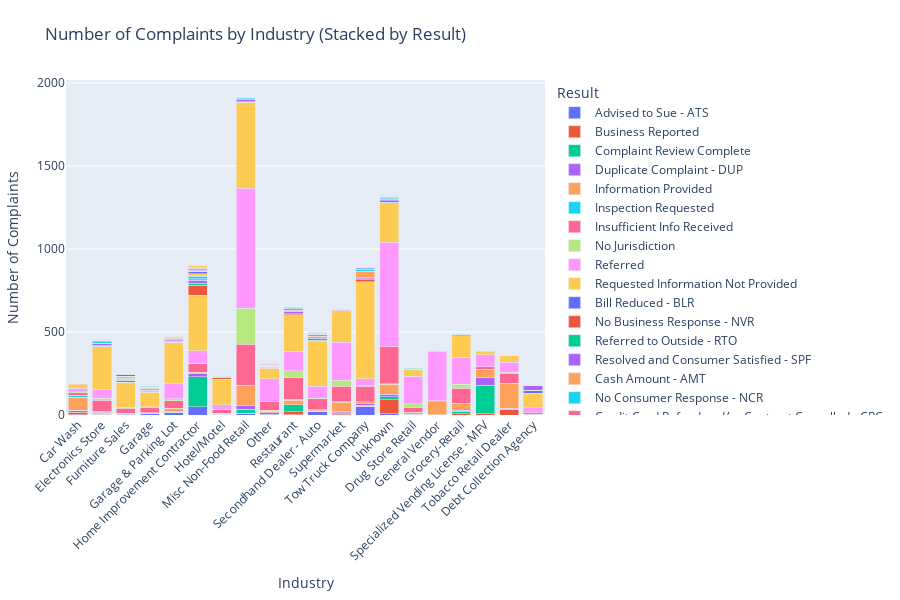

Notebook code for this chart:
### Code cell
df = pd.read_csv('/Users/carinayan/Downloads/dcwp_complaints_project/data/cleaned_consumer_complaints.csv')

# Group by Business Category and Result, and count the number of complaints in each group
grouped = df.groupby(['Business Category', 'Result']).size().reset_index(name='Count')

# Select the top 20 industries with the highest total complaint counts (optional filtering step)
top_industries = (
    grouped.groupby('Business Category')['Count']
    .sum()
    .sort_values(ascending=False)
    .head(20)
    .index
)
# Keep only rows where the Business Category is in the top 20
grouped = grouped[grouped['Business Category'].isin(top_industries)]

# Create a stacked bar chart with Business Category on the x-axis, complaint count on y-axis,
# and colors representing different resolution results
fig = px.bar(
    grouped,
    x='Business Category',
    y='Count',
    color='Result',
    title='Number of Complaints by Industry (Stacked by Result)',
    labels={'Count': 'Number of Complaints', 'Business Category': 'Industry'},
    barmode='stack',  # Stacked bar chart mode
    height=600
)

fig.update_layout(
    xaxis_tickangle=-45,
    xaxis_title='Industry',
    yaxis_title='Number of Complaints',
    legend_title='Result',
    margin=dict(l=50, r=50, t=80, b=150)
)
fig.show()

### Figure 1 — Plotly figure (JSON) as saved in the notebook; plotly's stock layout.template omitted (floating-point values rounded to 4 significant figures)
{"data": [{"hovertemplate": "Result=Advised to Sue - ATS<br>Industry=%{x}<br>Number of Complaints=%{y}<extra></extra>", "legendgroup": "Advised to Sue - ATS", "marker": {"color": "#636efa", "pattern": {"shape": ""}}, "name": "Advised to Sue - ATS", "orientation": "v", "showlegend": true, "textposition": "auto", "type": "bar", "x": ["Car Wash", "Electronics Store", "Furniture Sales", "Garage", "Garage & Parking Lot", "Home Improvement Contractor", "Hotel/Motel", "Misc Non-Food Retail", "Other", "Restaurant", "Secondhand Dealer - Auto", "Supermarket", "Tow Truck Company", "Unknown"], "xaxis": "x", "y": [3, 3, 5, 9, 14, 50, 4, 8, 5, 2, 22, 2, 51, 9], "yaxis": "y"}, {"hovertemplate": "Result=Business Reported<br>Industry=%{x}<br>Number of Complaints=%{y}<extra></extra>", "legendgroup": "Business Reported", "marker": {"color": "#EF553B", "pattern": {"shape": ""}}, "name": "Business Reported", "orientation": "v", "showlegend": true, "textposition": "auto", "type": "bar", "x": ["Car Wash", "Drug Store Retail", "Electronics Store", "Garage", "General Vendor", "Grocery-Retail", "Home Improvement Contractor", "Misc Non-Food Retail", "Other", "Restaurant", "Secondhand Dealer - Auto", "Specialized Vending License - MFV", "Supermarket", "Tobacco Retail Dealer", "Tow Truck Company", "Unknown"], "xaxis": "x", "y": [13, 1, 3, 2, 1, 8, 1, 2, 12, 18, 2, 9, 6, 34, 3, 82], "yaxis": "y"}, {"hovertemplate": "Result=Complaint Review Complete<br>Industry=%{x}<br>Number of Complaints=%{y}<extra></extra>", "legendgroup": "Complaint Review Complete", "marker": {"color": "#00cc96", "pattern": {"shape": ""}}, "name": "Complaint Review Complete", "orientation": "v", "showlegend": true, "textposition": "auto", "type": "bar", "x": ["Car Wash", "Debt Collection Agency", "Drug Store Retail", "Electronics Store", "Furniture Sales", "Garage & Parking Lot", "General Vendor", "Grocery-Retail", "Home Improvement Contractor", "Hotel/Motel", "Misc Non-Food Retail", "Other", "Restaurant", "Secondhand Dealer - Auto", "Specialized Vending License - MFV", "Supermarket", "Tobacco Retail Dealer", "Tow Truck Company", "Unknown"], "xaxis": "x", "y": [12, 1, 2, 4, 2, 3, 2, 15, 179, 1, 25, 3, 42, 1, 169, 5, 3, 5, 20], "yaxis": "y"}, {"hovertemplate": "Result=Duplicate Complaint - DUP<br>Industry=%{x}<br>Number of Complaints=%{y}<extra></extra>", "legendgroup": "Duplicate Complaint - DUP", "marker": {"color": "#ab63fa", "pattern": {"shape": ""}}, "name": "Duplicate Complaint - DUP", "orientation": "v", "showlegend": true, "textposition": "auto", "type": "bar", "x": ["Car Wash", "Debt Collection Agency", "Drug Store Retail", "Electronics Store", "Furniture Sales", "Garage", "Garage & Parking Lot", "Grocery-Retail", "Home Improvement Contractor", "Hotel/Motel", "Misc Non-Food Retail", "Other", "Restaurant", "Secondhand Dealer - Auto", "Specialized Vending License - MFV", "Supermarket", "Tobacco Retail Dealer", "Tow Truck Company", "Unknown"], "xaxis": "x", "y": [1, 2, 2, 8, 3, 1, 5, 5, 21, 3, 23, 2, 1, 2, 45, 7, 5, 13, 14], "yaxis": "y"}, {"hovertemplate": "Result=Information Provided<br>Industry=%{x}<br>Number of Complaints=%{y}<extra></extra>", "legendgroup": "Information Provided", "marker": {"color": "#FFA15A", "pattern": {"shape": ""}}, "name": "Information Provided", "orientation": "v", "showlegend": true, "textposition": "auto", "type": "bar", "x": ["Car Wash", "Debt Collection Agency", "Drug Store Retail", "Electronics Store", "Furniture Sales", "Garage", "Garage & Parking Lot", "General Vendor", "Grocery-Retail", "Home Improvement Contractor", "Hotel/Motel", "Misc Non-Food Retail", "Other", "Restaurant", "Secondhand Dealer - Auto", "Specialized Vending License - MFV", "Supermarket", "Tobacco Retail Dealer", "Tow Truck Company", "Unknown"], "xaxis": "x", "y": [77, 2, 13, 4, 2, 1, 19, 76, 39, 7, 4, 122, 7, 27, 5, 52, 58, 148, 8, 60], "yaxis": "y"}, {"hovertemplate": "Result=Inspection Requested<br>Industry=%{x}<br>Number of Complaints=%{y}<extra></extra>", "legendgroup": "Inspection Requested", "marker": {"color": "#19d3f3", "pattern": {"shape": ""}}, "name": "Inspection Requested", "orientation": "v", "showlegend": true, "textposition": "auto", "type": "bar", "x": ["Car Wash", "Grocery-Retail", "Restaurant", "Secondhand Dealer - Auto", "Supermarket", "Unknown"], "xaxis": "x", "y": [14, 3, 6, 1, 1, 2], "yaxis": "y"}, {"hovertemplate": "Result=Insufficient Info Received<br>Industry=%{x}<br>Number of Complaints=%{y}<extra></extra>", "legendgroup": "Insufficient Info Received", "marker": {"color": "#FF6692", "pattern": {"shape": ""}}, "name": "Insufficient Info Received", "orientation": "v", "showlegend": true, "textposition": "auto", "type": "bar", "x": ["Car Wash", "Debt Collection Agency", "Drug Store Retail", "Electronics Store", "Furniture Sales", "Garage", "Garage & Parking Lot", "General Vendor", "Grocery-Retail", "Home Improvement Contractor", "Hotel/Motel", "Misc Non-Food Retail", "Other", "Restaurant", "Secondhand Dealer - Auto", "Specialized Vending License - MFV", "Supermarket", "Tobacco Retail Dealer", "Tow Truck Company", "Unknown"], "xaxis": "x", "y": [15, 9, 30, 68, 28, 32, 45, 6, 92, 52, 19, 246, 53, 127, 65, 15, 93, 61, 93, 223], "yaxis": "y"}, {"hovertemplate": "Result=No Jurisdiction<br>Industry=%{x}<br>Number of Complaints=%{y}<extra></extra>", "legendgroup": "No Jurisdiction", "marker": {"color": "#B6E880", "pattern": {"shape": ""}}, "name": "No Jurisdiction", "orientation": "v", "showlegend": true, "textposition": "auto", "type": "bar", "x": ["Car Wash", "Debt Collection Agency", "Drug Store Retail", "Electronics Store", "Garage & Parking Lot", "Grocery-Retail", "Home Improvement Contractor", "Hotel/Motel", "Misc Non-Food Retail", "Restaurant", "Secondhand Dealer - Auto", "Specialized Vending License - MFV", "Supermarket", "Tobacco Retail Dealer", "Tow Truck Company", "Unknown"], "xaxis": "x", "y": [5, 1, 20, 10, 11, 22, 2, 4, 216, 43, 3, 1, 37, 8, 2, 2], "yaxis": "y"}, {"hovertemplate": "Result=Referred<br>Industry=%{x}<br>Number of Complaints=%{y}<extra></extra>", "legendgroup": "Referred", "marker": {"color": "#FF97FF", "pattern": {"shape": ""}}, "name": "Referred", "orientation": "v", "showlegend": true, "textposition": "auto", "type": "bar", "x": ["Car Wash", "Debt Collection Agency", "Drug Store Retail", "Electronics Store", "Furniture Sales", "Garage", "Garage & Parking Lot", "General Vendor", "Grocery-Retail", "Home Improvement Contractor", "Hotel/Motel", "Misc Non-Food Retail", "Other", "Restaurant", "Secondhand Dealer - Auto", "Specialized Vending License - MFV", "Supermarket", "Tobacco Retail Dealer", "Tow Truck Company", "Unknown"], "xaxis": "x", "y": [20, 30, 164, 54, 7, 6, 90, 295, 164, 75, 28, 725, 136, 118, 72, 71, 229, 58, 44, 628], "yaxis": "y"}, {"hovertemplate": "Result=Requested Information Not Provided<br>Industry=%{x}<br>Number of Complaints=%{y}<extra></extra>", "legendgroup": "Requested Information Not Provided", "marker": {"color": "#FECB52", "pattern": {"shape": ""}}, "name": "Requested Information Not Provided", "orientation": "v", "showlegend": true, "textposition": "auto", "type": "bar", "x": ["Car Wash", "Debt Collection Agency", "Drug Store Retail", "Electronics Store", "Furniture Sales", "Garage", "Garage & Parking Lot", "General Vendor", "Grocery-Retail", "Home Improvement Contractor", "Hotel/Motel", "Misc Non-Food Retail", "Other", "Restaurant", "Secondhand Dealer - Auto", "Specialized Vending License - MFV", "Supermarket", "Tobacco Retail Dealer", "Tow Truck Company", "Unknown"], "xaxis": "x", "y": [24, 87, 43, 256, 149, 86, 251, 6, 128, 332, 151, 517, 65, 221, 267, 21, 191, 41, 584, 238], "yaxis": "y"}, {"hovertemplate": "Result=Bill Reduced - BLR<br>Industry=%{x}<br>Number of Complaints=%{y}<extra></extra>", "legendgroup": "Bill Reduced - BLR", "marker": {"color": "#636efa", "pattern": {"shape": ""}}, "name": "Bill Reduced - BLR", "orientation": "v", "showlegend": true, "textposition": "auto", "type": "bar", "x": ["Debt Collection Agency", "Electronics Store", "Furniture Sales", "Garage & Parking Lot", "Home Improvement Contractor", "Other", "Tow Truck Company", "Unknown"], "xaxis": "x", "y": [14, 3, 2, 1, 1, 1, 1, 3], "yaxis": "y"}, {"hovertemplate": "Result=No Business Response - NVR<br>Industry=%{x}<br>Number of Complaints=%{y}<extra></extra>", "legendgroup": "No Business Response - NVR", "marker": {"color": "#EF553B", "pattern": {"shape": ""}}, "name": "No Business Response - NVR", "orientation": "v", "showlegend": true, "textposition": "auto", "type": "bar", "x": ["Debt Collection Agency", "Electronics Store", "Furniture Sales", "Garage", "Garage & Parking Lot", "Home Improvement Contractor", "Hotel/Motel", "Misc Non-Food Retail", "Other", "Restaurant", "Secondhand Dealer - Auto", "Supermarket", "Tow Truck Company", "Unknown"], "xaxis": "x", "y": [2, 7, 7, 5, 6, 61, 10, 3, 2, 5, 5, 3, 11, 10], "yaxis": "y"}, {"hovertemplate": "Result=Referred to Outside - RTO<br>Industry=%{x}<br>Number of Complaints=%{y}<extra></extra>", "legendgroup": "Referred to Outside - RTO", "marker": {"color": "#00cc96", "pattern": {"shape": ""}}, "name": "Referred to Outside - RTO", "orientation": "v", "showlegend": true, "textposition": "auto", "type": "bar", "x": ["Debt Collection Agency", "Furniture Sales", "Garage", "Garage & Parking Lot", "Grocery-Retail", "Home Improvement Contractor", "Hotel/Motel", "Misc Non-Food Retail", "Other", "Secondhand Dealer - Auto", "Tow Truck Company", "Unknown"], "xaxis": "x", "y": [1, 5, 4, 1, 1, 13, 1, 1, 1, 6, 7, 1], "yaxis": "y"}, {"hovertemplate": "Result=Resolved and Consumer Satisfied - SPF<br>Industry=%{x}<br>Number of Complaints=%{y}<extra></extra>", "legendgroup": "Resolved and Consumer Satisfied - SPF", "marker": {"color": "#ab63fa", "pattern": {"shape": ""}}, "name": "Resolved and Consumer Satisfied - SPF", "orientation": "v", "showlegend": true, "textposition": "auto", "type": "bar", "x": ["Debt Collection Agency", "Drug Store Retail", "Electronics Store", "Furniture Sales", "Garage", "Garage & Parking Lot", "Grocery-Retail", "Home Improvement Contractor", "Hotel/Motel", "Misc Non-Food Retail", "Other", "Restaurant", "Secondhand Dealer - Auto", "Supermarket", "Tow Truck Company", "Unknown"], "xaxis": "x", "y": [26, 2, 9, 5, 2, 7, 5, 17, 3, 11, 4, 16, 11, 3, 5, 8], "yaxis": "y"}, {"hovertemplate": "Result=Cash Amount - AMT<br>Industry=%{x}<br>Number of Complaints=%{y}<extra></extra>", "legendgroup": "Cash Amount - AMT", "marker": {"color": "#FFA15A", "pattern": {"shape": ""}}, "name": "Cash Amount - AMT", "orientation": "v", "showlegend": true, "textposition": "auto", "type": "bar", "x": ["Drug Store Retail", "Electronics Store", "Furniture Sales", "Garage", "Garage & Parking Lot", "Grocery-Retail", "Home Improvement Contractor", "Hotel/Motel", "Misc Non-Food Retail", "Other", "Restaurant", "Secondhand Dealer - Auto", "Supermarket", "Tow Truck Company", "Unknown"], "xaxis": "x", "y": [3, 4, 6, 12, 10, 1, 10, 1, 7, 2, 6, 13, 1, 40, 4], "yaxis": "y"}, {"hovertemplate": "Result=No Consumer Response - NCR<br>Industry=%{x}<br>Number of Complaints=%{y}<extra></extra>", "legendgroup": "No Consumer Response - NCR", "marker": {"color": "#19d3f3", "pattern": {"shape": ""}}, "name": "No Consumer Response - NCR", "orientation": "v", "showlegend": true, "textposition": "auto", "type": "bar", "x": ["Drug Store Retail", "Electronics Store", "Furniture Sales", "Garage", "Garage & Parking Lot", "Grocery-Retail", "Home Improvement Contractor", "Hotel/Motel", "Misc Non-Food Retail", "Other", "Restaurant", "Secondhand Dealer - Auto", "Supermarket", "Tow Truck Company", "Unknown"], "xaxis": "x", "y": [1, 9, 3, 4, 3, 2, 15, 4, 5, 2, 10, 11, 4, 12, 7], "yaxis": "y"}, {"hovertemplate": "Result=Credit Card Refund and/or Contract Cancelled - CRC<br>Industry=%{x}<br>Number of Complaints=%{y}<extra></extra>", "legendgroup": "Credit Card Refund and/or Contract Cancelled - CRC", "marker": {"color": "#FF6692", "pattern": {"shape": ""}}, "name": "Credit Card Refund and/or Contract Cancelled - CRC", "orientation": "v", "showlegend": true, "textposition": "auto", "type": "bar", "x": ["Electronics Store", "Furniture Sales", "Garage", "Garage & Parking Lot", "Grocery-Retail", "Home Improvement Contractor", "Hotel/Motel", "Misc Non-Food Retail", "Other", "Restaurant", "Secondhand Dealer - Auto", "Tow Truck Company", "Unknown"], "xaxis": "x", "y": [4, 5, 1, 1, 4, 2, 4, 2, 1, 7, 1, 1, 6], "yaxis": "y"}, {"hovertemplate": "Result=Goods Exchanged - GEX<br>Industry=%{x}<br>Number of Complaints=%{y}<extra></extra>", "legendgroup": "Goods Exchanged - GEX", "marker": {"color": "#B6E880", "pattern": {"shape": ""}}, "name": "Goods Exchanged - GEX", "orientation": "v", "showlegend": true, "textposition": "auto", "type": "bar", "x": ["Electronics Store", "Furniture Sales", "Other", "Secondhand Dealer - Auto"], "xaxis": "x", "y": [3, 3, 1, 1], "yaxis": "y"}, {"hovertemplate": "Result=Goods Received - GDR<br>Industry=%{x}<br>Number of Complaints=%{y}<extra></extra>", "legendgroup": "Goods Received - GDR", "marker": {"color": "#FF97FF", "pattern": {"shape": ""}}, "name": "Goods Received - GDR", "orientation": "v", "showlegend": true, "textposition": "auto", "type": "bar", "x": ["Electronics Store", "Misc Non-Food Retail", "Other"], "xaxis": "x", "y": [1, 1, 2], "yaxis": "y"}, {"hovertemplate": "Result=Goods Repaired - GRS<br>Industry=%{x}<br>Number of Complaints=%{y}<extra></extra>", "legendgroup": "Goods Repaired - GRS", "marker": {"color": "#FECB52", "pattern": {"shape": ""}}, "name": "Goods Repaired - GRS", "orientation": "v", "showlegend": true, "textposition": "auto", "type": "bar", "x": ["Electronics Store", "Furniture Sales", "Garage", "Garage & Parking Lot", "Home Improvement Contractor", "Other", "Secondhand Dealer - Auto"], "xaxis": "x", "y": [1, 1, 2, 3, 14, 2, 2], "yaxis": "y"}, {"hovertemplate": "Result=No Satisfactory Agreement - NSA<br>Industry=%{x}<br>Number of Complaints=%{y}<extra></extra>", "legendgroup": "No Satisfactory Agreement - NSA", "marker": {"color": "#636efa", "pattern": {"shape": ""}}, "name": "No Satisfactory Agreement - NSA", "orientation": "v", "showlegend": true, "textposition": "auto", "type": "bar", "x": ["Electronics Store", "Furniture Sales", "Garage", "Garage & Parking Lot", "Home Improvement Contractor", "Hotel/Motel", "Misc Non-Food Retail", "Other", "Secondhand Dealer - Auto", "Supermarket", "Tow Truck Company"], "xaxis": "x", "y": [3, 8, 1, 1, 14, 1, 1, 2, 3, 1, 7], "yaxis": "y"}, {"hovertemplate": "Result=Referred to Manufacturer - RMF<br>Industry=%{x}<br>Number of Complaints=%{y}<extra></extra>", "legendgroup": "Referred to Manufacturer - RMF", "marker": {"color": "#EF553B", "pattern": {"shape": ""}}, "name": "Referred to Manufacturer - RMF", "orientation": "v", "showlegend": true, "textposition": "auto", "type": "bar", "x": ["Electronics Store", "Home Improvement Contractor"], "xaxis": "x", "y": [1, 1], "yaxis": "y"}, {"hovertemplate": "Result=Store Credit - SCR<br>Industry=%{x}<br>Number of Complaints=%{y}<extra></extra>", "legendgroup": "Store Credit - SCR", "marker": {"color": "#00cc96", "pattern": {"shape": ""}}, "name": "Store Credit - SCR", "orientation": "v", "showlegend": true, "textposition": "auto", "type": "bar", "x": ["Electronics Store", "Furniture Sales", "Garage & Parking Lot", "Hotel/Motel", "Misc Non-Food Retail", "Other", "Restaurant", "Unknown"], "xaxis": "x", "y": [2, 4, 1, 1, 1, 1, 2, 1], "yaxis": "y"}, {"hovertemplate": "Result=Unable to Locate Business- ULV<br>Industry=%{x}<br>Number of Complaints=%{y}<extra></extra>", "legendgroup": "Unable to Locate Business- ULV", "marker": {"color": "#ab63fa", "pattern": {"shape": ""}}, "name": "Unable to Locate Business- ULV", "orientation": "v", "showlegend": true, "textposition": "auto", "type": "bar", "x": ["Furniture Sales", "Home Improvement Contractor", "Secondhand Dealer - Auto", "Unknown"], "xaxis": "x", "y": [1, 4, 1, 1], "yaxis": "y"}, {"hovertemplate": "Result=Consumer Took Action - CTA<br>Industry=%{x}<br>Number of Complaints=%{y}<extra></extra>", "legendgroup": "Consumer Took Action - CTA", "marker": {"color": "#FFA15A", "pattern": {"shape": ""}}, "name": "Consumer Took Action - CTA", "orientation": "v", "showlegend": true, "textposition": "auto", "type": "bar", "x": ["Garage", "Garage & Parking Lot", "Home Improvement Contractor", "Hotel/Motel", "Secondhand Dealer - Auto", "Tow Truck Company", "Unknown"], "xaxis": "x", "y": [2, 2, 10, 1, 3, 1, 2], "yaxis": "y"}, {"hovertemplate": "Result=Wrong Business and Null and Void - NUL<br>Industry=%{x}<br>Number of Complaints=%{y}<extra></extra>", "legendgroup": "Wrong Business and Null and Void - NUL", "marker": {"color": "#19d3f3", "pattern": {"shape": ""}}, "name": "Wrong Business and Null and Void - NUL", "orientation": "v", "showlegend": true, "textposition": "auto", "type": "bar", "x": ["Garage", "Garage & Parking Lot", "Home Improvement Contractor", "Tow Truck Company"], "xaxis": "x", "y": [3, 1, 1, 2], "yaxis": "y"}, {"hovertemplate": "Result=Complaint Invalid - CIN<br>Industry=%{x}<br>Number of Complaints=%{y}<extra></extra>", "legendgroup": "Complaint Invalid - CIN", "marker": {"color": "#FF6692", "pattern": {"shape": ""}}, "name": "Complaint Invalid - CIN", "orientation": "v", "showlegend": true, "textposition": "auto", "type": "bar", "x": ["Home Improvement Contractor", "Misc Non-Food Retail", "Other", "Unknown"], "xaxis": "x", "y": [3, 1, 1, 1], "yaxis": "y"}, {"hovertemplate": "Result=Consumer Withdrew Complaint - CWC<br>Industry=%{x}<br>Number of Complaints=%{y}<extra></extra>", "legendgroup": "Consumer Withdrew Complaint - CWC", "marker": {"color": "#B6E880", "pattern": {"shape": ""}}, "name": "Consumer Withdrew Complaint - CWC", "orientation": "v", "showlegend": true, "textposition": "auto", "type": "bar", "x": ["Home Improvement Contractor", "Restaurant", "Secondhand Dealer - Auto"], "xaxis": "x", "y": [1, 2, 3], "yaxis": "y"}, {"hovertemplate": "Result=Provider Feedback Received<br>Industry=%{x}<br>Number of Complaints=%{y}<extra></extra>", "legendgroup": "Provider Feedback Received", "marker": {"color": "#FF97FF", "pattern": {"shape": ""}}, "name": "Provider Feedback Received", "orientation": "v", "showlegend": true, "textposition": "auto", "type": "bar", "x": ["Home Improvement Contractor"], "xaxis": "x", "y": [1], "yaxis": "y"}, {"hovertemplate": "Result=Referred to Hearing - RTH<br>Industry=%{x}<br>Number of Complaints=%{y}<extra></extra>", "legendgroup": "Referred to Hearing - RTH", "marker": {"color": "#FECB52", "pattern": {"shape": ""}}, "name": "Referred to Hearing - RTH", "orientation": "v", "showlegend": true, "textposition": "auto", "type": "bar", "x": ["Home Improvement Contractor"], "xaxis": "x", "y": [11], "yaxis": "y"}, {"hovertemplate": "Result=Agency Collected Judgement - ACJ<br>Industry=%{x}<br>Number of Complaints=%{y}<extra></extra>", "legendgroup": "Agency Collected Judgement - ACJ", "marker": {"color": "#636efa", "pattern": {"shape": ""}}, "name": "Agency Collected Judgement - ACJ", "orientation": "v", "showlegend": true, "textposition": "auto", "type": "bar", "x": ["Tow Truck Company"], "xaxis": "x", "y": [1], "yaxis": "y"}], "layout": {"barmode": "stack", "height": 600, "legend": {"title": {"text": "Result"}, "tracegroupgap": 0}, "margin": {"b": 150, "l": 50, "r": 50, "t": 80}, "title": {"text": "Number of Complaints by Industry (Stacked by Result)"}, "xaxis": {"anchor": "y", "domain": [0, 1], "tickangle": -45, "title": {"text": "Industry"}}, "yaxis": {"anchor": "x", "domain": [0, 1], "title": {"text": "Number of Complaints"}}}}
